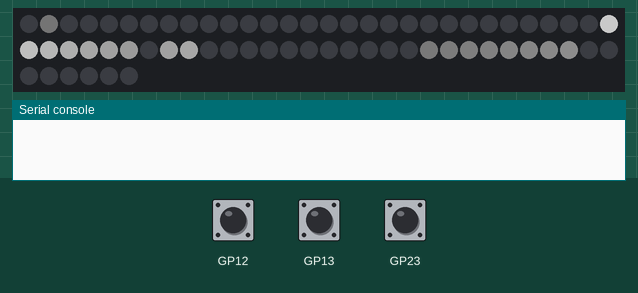
This program was run on a simulated Raspberry Pi Pico running MicroPython. Parts: 66 RGB LEDs in strip order, left to right, continuing on the next row, the last lines printed to the serial console. Inputs (shaded band) come from the test bench. Dim RGB values are drawn brighter than linear; random numbers come from a fixed seed.

Above: at 5.05 s.
5.1 s: button BOOT pressed for 1 s
7.6 s: button B pressed for 0.15 s
At 8.4 s:
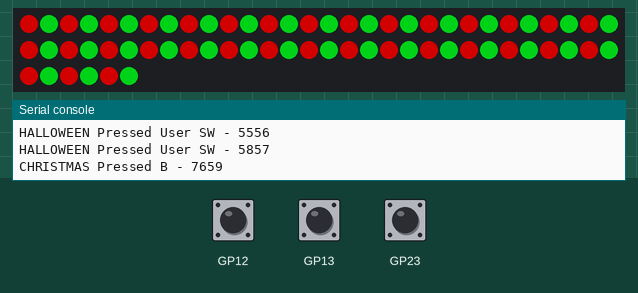
10.7 s: button A pressed for 1 s
At 11.83 s:
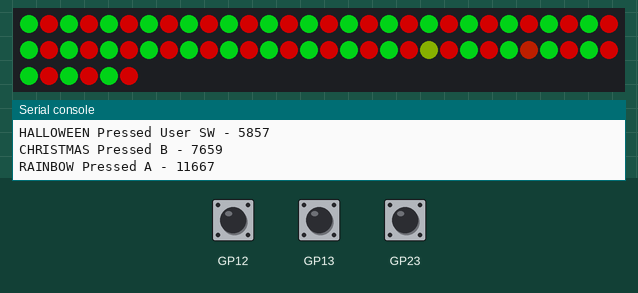
17.1 s: button B pressed for 1 s
At 17.8 s:
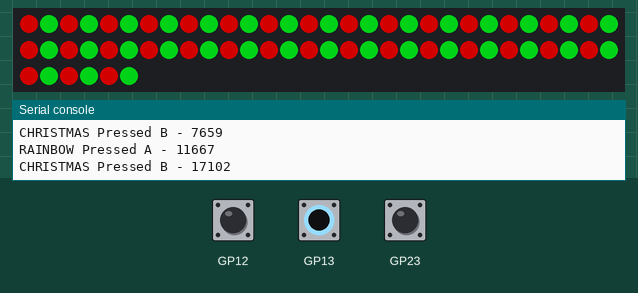
21.1 s: button BOOT pressed for 0.15 s
At 21.27 s:
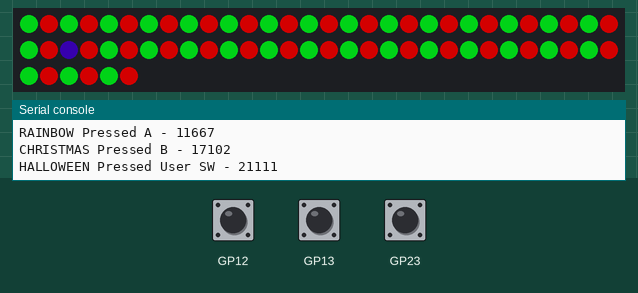

The program:

main.py
```python
# Pimoroni PicoPlasma Multi-Effects - by Glenn Jones
# Shooting star, Halloween, Rainbow disco and Christmas lights
#
# purchase a pimoroni plasma 2040 form here:-
# https://shop.pimoroni.com/products/plasma-2040?variant=39410354847827
#
# attach an addressable led strip to your plasma 2040
#
# I chose - 10m Addressable RGB LED Star Wire (AKA NeoPixel, WS2812B, SK6812)
# https://shop.pimoroni.com/products/10m-addressable-rgb-led-star-wire?variant=41375620530259
#
# flash the pimoroni pico firmware to the plasma2040 - pico-v1.23.0-1-pimoroni-micropython.uf2
#
# copy to your plasma 2040 as main.py
# set the NUM_LEDS to the amount or leds your led strip has
#
# by default the plasma2040 will display a randomised shooting star trail effect with a variable colour blink
#
# pressing the buttons on the plasma2040
# user_sw = Halloween
# button_a = Rainbow disco
# button_b = Christmas
#
# press reset to return to the default shooting star effect


import plasma
from plasma import plasma2040
from pimoroni import Button
import time
from random import randrange, uniform, choice

# Set how many LEDs you have
NUM_LEDS = 66

# Define buttons
user_sw = Button(plasma2040.USER_SW)
button_a = Button(plasma2040.BUTTON_A)
button_b = Button(plasma2040.BUTTON_B)

# Pick LED type (uncomment the relevant line)
# led_strip = plasma.APA102(NUM_LEDS, 0, 0, plasma2040.DAT, plasma2040.CLK)  # APA102 / DotStar™ LEDs
led_strip = plasma.WS2812(NUM_LEDS, 0, 0, plasma2040.DAT)  # WS2812 / NeoPixel™ LEDs

# Start updating the LED strip
led_strip.start()

# Light up all the LEDs with random colors and brightness from specified ranges
def anim_halloween():
    HUE_START = 180
    HUE_END = 360
    BRIGHTNESS_MIN = 0.2
    BRIGHTNESS_MAX = 0.7
    SPEED = 0.3

    while True:
        if not read_buttons():
            break
        led_strip.set_hsv(randrange(NUM_LEDS), randrange(HUE_START, HUE_END) / 360, 1.0, uniform(BRIGHTNESS_MIN, BRIGHTNESS_MAX))
        time.sleep(SPEED)

def anim_rainbow():
    HUE_START = 0
    HUE_END = 360
    BRIGHTNESS_MIN = 0.2
    BRIGHTNESS_MAX = 0.7
    SPEED = 0.01

    while True:
        if not read_buttons():
            break
        led_strip.set_hsv(randrange(NUM_LEDS), randrange(HUE_START, HUE_END) / 360, 1.0, uniform(BRIGHTNESS_MIN, BRIGHTNESS_MAX))
        time.sleep(SPEED)

def anim_christmas():
    HUE_1 = 0  # Red
    HUE_2 = 127  # Green
    BRIGHTNESS = 0.5
    SPEED = 1

    while True:
        if not read_buttons():
            break
        for i in range(NUM_LEDS):
            if i % 2 == 0:
                led_strip.set_hsv(i, HUE_1 / 360, 1.0, BRIGHTNESS)
            else:
                led_strip.set_hsv(i, HUE_2 / 360, 1.0, BRIGHTNESS)
        time.sleep(SPEED)
        for i in range(NUM_LEDS):
            if i % 2 == 0:
                led_strip.set_hsv(i, HUE_2 / 360, 1.0, BRIGHTNESS)
            else:
                led_strip.set_hsv(i, HUE_1 / 360, 1.0, BRIGHTNESS)
        time.sleep(SPEED)

def ping_pong_leds_with_trails():
    NUM_LEDS = 66
    NUM_LEDS_MOVING = 5  # Number of moving LEDs
    BRIGHTNESS = 0.5
    fade_factor = 0.8

    # Initialize the positions, directions, and speeds for each moving LED
    positions = [randrange(NUM_LEDS) for _ in range(NUM_LEDS_MOVING)]
    directions = [choice([-1, 1]) for _ in range(NUM_LEDS_MOVING)]
    speeds = [uniform(0.05, 0.5) for _ in range(NUM_LEDS_MOVING)]
    color_durations = [0 for _ in range(NUM_LEDS_MOVING)]  # Duration timers for colored LEDs
    color_hues = [0 for _ in range(NUM_LEDS_MOVING)]  # Hues for colored LEDs

    # Initialize a list to keep track of the brightness levels of the LEDs
    brightness_levels = [0] * NUM_LEDS

    while True:
        if not read_buttons():
            break

        # Update the brightness levels for the trail effect
        for i in range(NUM_LEDS):
            brightness_levels[i] *= fade_factor

        # Move each LED and update the strip
        for i in range(NUM_LEDS_MOVING):
            if color_durations[i] > 0:
                # Continue displaying the current color
                color_durations[i] -= 1
                led_strip.set_hsv(positions[i], color_hues[i], 1.0, BRIGHTNESS)
            else:
                # Occasionally change color with 20% chance
                if randrange(100) < 20:
                    color_hues[i] = randrange(0, 360) / 360
                    color_durations[i] = randrange(10, 30)  # Keep color for a longer time
                    led_strip.set_hsv(positions[i], color_hues[i], 1.0, BRIGHTNESS)
                else:
                    brightness_levels[positions[i]] = BRIGHTNESS

            # Move the LED index
            positions[i] += directions[i]

            # Reverse direction if we reach the end of the strip
            if positions[i] >= NUM_LEDS or positions[i] < 0:
                directions[i] = -directions[i]  # Reverse direction
                positions[i] += directions[i] * 2  # Ensure we stay within bounds

        # Update the LED strip with the new brightness levels
        for j in range(NUM_LEDS):
            led_strip.set_hsv(j, 0, 0, brightness_levels[j])

        # Randomly change speed of each LED occasionally
        if randrange(100) < 10:  # 10% chance to change speed
            speeds = [uniform(0.05, 0.5) for _ in range(NUM_LEDS_MOVING)]

        # Wait for the specified speed duration for each LED
        time.sleep(min(speeds))

def read_buttons():
    if user_sw.read():
        print("HALLOWEEN Pressed User SW - {}".format(time.ticks_ms()))
        anim_halloween()
        return False
    if button_a.read():
        print("RAINBOW Pressed A - {}".format(time.ticks_ms()))
        anim_rainbow()
        return False
    if button_b.read():
        print("CHRISTMAS Pressed B - {}".format(time.ticks_ms()))
        anim_christmas()
        return False
    return True

# Start the ping pong LED animation with trails on board initialization
ping_pong_leds_with_trails()

# Main loop
while True:
    read_buttons()
```
